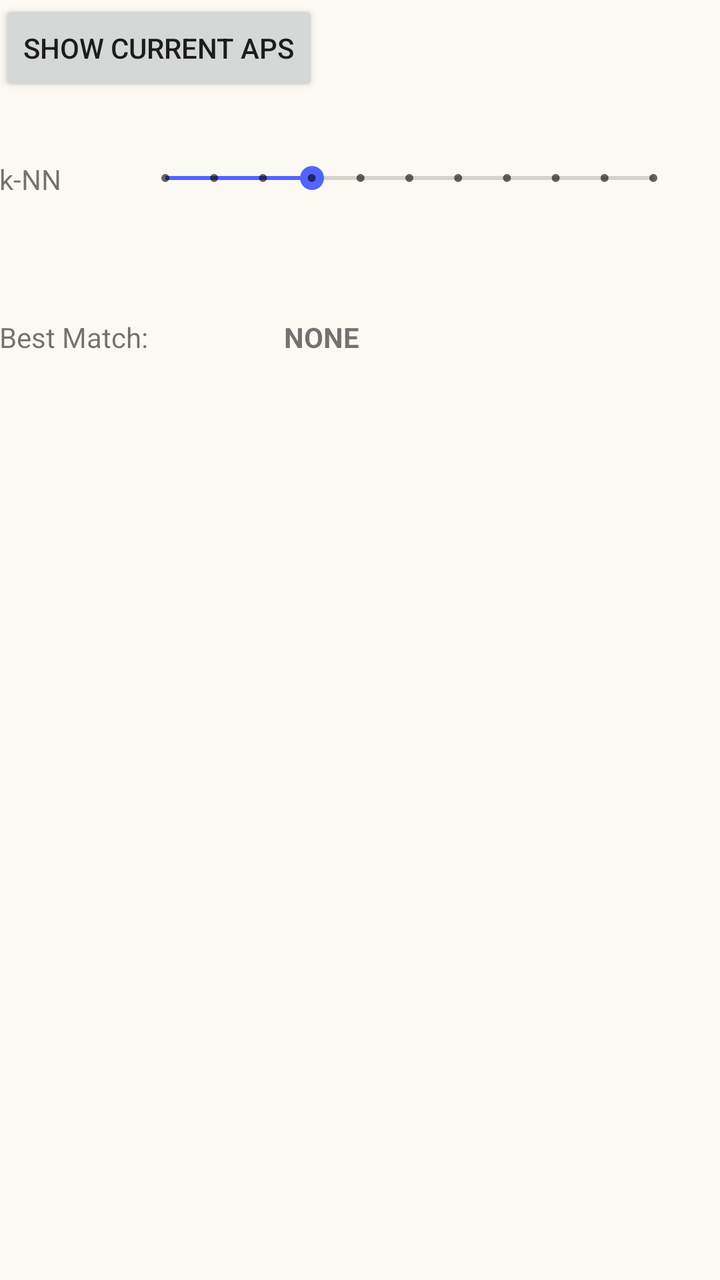
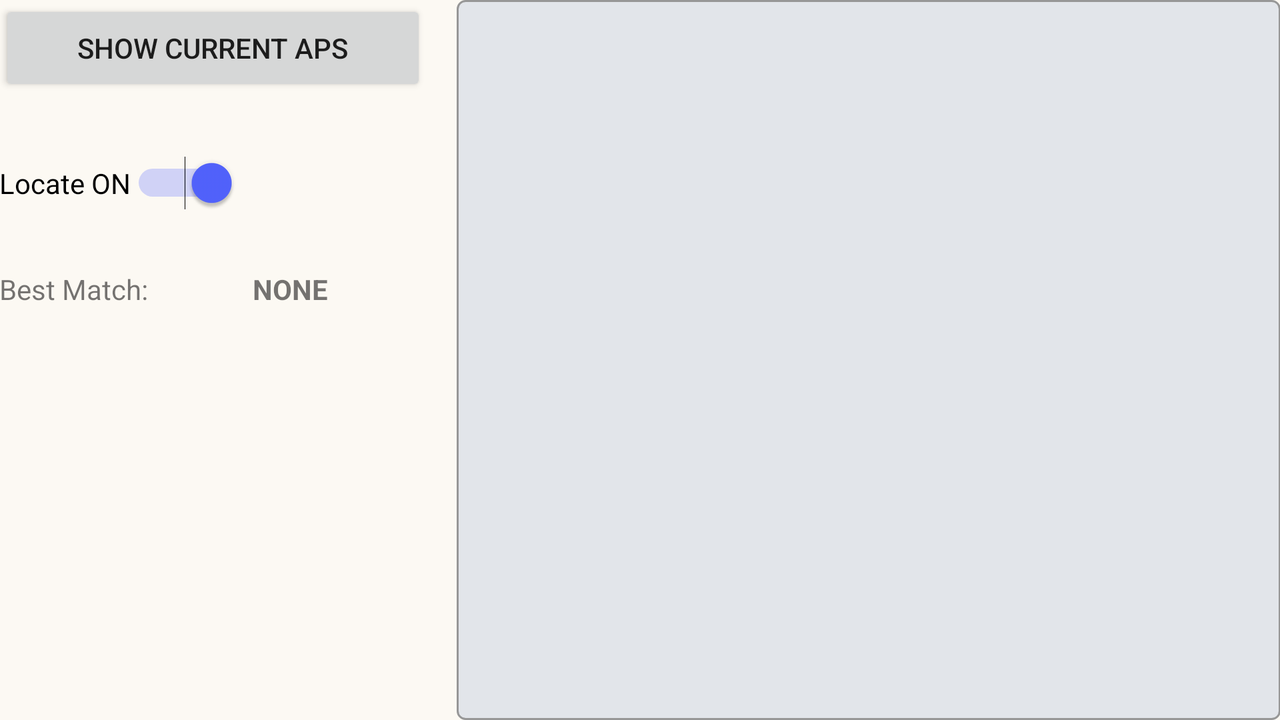

Compare how this app lays out the same screen by default and in its alternative resource folder. The renders come first, then the two layout files and the values they reference.
<!-- AndroidManifest.xml: application theme AppTheme -->
<!-- res/layout/fragment_fp_locate.xml -->
<?xml version="1.0" encoding="utf-8"?>
<RelativeLayout xmlns:android="http://schemas.android.com/apk/res/android"
    xmlns:tools="http://schemas.android.com/tools"
    android:id="@+id/fragment_locate"
    android:layout_width="match_parent"
    android:layout_height="match_parent"
    android:paddingBottom="@dimen/activity_vertical_margin"
    android:paddingLeft="@dimen/activity_horizontal_margin"
    android:paddingRight="@dimen/activity_horizontal_margin"
    android:paddingTop="@dimen/activity_vertical_margin"
    tools:context="com.unipi.nicola.indoorlocator.WifiLocatorActivity">

    <Button
        android:text="Show Current APs"
        android:layout_width="wrap_content"
        android:layout_height="wrap_content"
        android:id="@+id/current_aps" />

    <LinearLayout
        android:orientation="horizontal"
        android:layout_below="@+id/current_aps"
        android:layout_width="wrap_content"
        android:layout_height="wrap_content"
        android:layout_marginTop="32dp"
        android:layout_alignParentStart="true"
        android:layout_weight="1"
        android:id="@+id/knn_layout">

        <TextView
            android:text="k-NN"
            android:layout_width="67dp"
            android:layout_height="wrap_content"
            android:id="@+id/textView9" />

        <SeekBar
            style="@style/Widget.AppCompat.SeekBar.Discrete"
            android:layout_width="276dp"
            android:layout_height="wrap_content"
            android:max="10"
            android:progress="3"
            android:id="@+id/knn" />

    </LinearLayout>

    <ListView
        android:layout_width="match_parent"
        android:layout_height="wrap_content"
        android:layout_marginTop="30dp"
        android:layout_below="@+id/knn_layout"
        android:layout_alignParentStart="true"
        android:id="@+id/fingerprints_list" />

    <LinearLayout
        android:orientation="horizontal"
        android:layout_width="match_parent"
        android:layout_height="match_parent"
        android:layout_below="@+id/fingerprints_list"
        android:layout_marginTop="30dp">

        <TextView
            android:layout_width="wrap_content"
            android:layout_height="wrap_content"
            android:text="Best Match: "
            android:id="@+id/editText6"
            android:layout_weight="0.36" />

        <TextView
            android:text="NONE"
            android:layout_width="wrap_content"
            android:layout_height="wrap_content"
            android:id="@+id/best_match"
            android:layout_weight="1"
            android:textStyle="normal|bold" />

    </LinearLayout>

</RelativeLayout>
<!-- resources referenced by this layout -->
<resources>
  <style name="AppTheme" parent="Theme.AppCompat.Light.DarkActionBar">
          
          <item name="colorPrimary">@color/colorPrimary</item>
          <item name="colorPrimaryDark">@color/colorPrimaryDark</item>
          <item name="colorAccent">@color/colorAccent</item>
          <item name="android:windowBackground">@color/colorBackground</item>
      </style>
  <color name="colorPrimary">#979797</color>
  <color name="colorPrimaryDark">#808080</color>
  <color name="colorAccent">#5263ff</color>
  <color name="colorBackground">#fcf9f3</color>
</resources>
<!-- res/layout-land/fragment_fp_locate.xml (the repository's variant of the layout above) -->
<!-- drawn on the phone turned sideways -->
<?xml version="1.0" encoding="utf-8"?>
    <LinearLayout xmlns:android="http://schemas.android.com/apk/res/android"
        xmlns:tools="http://schemas.android.com/tools"
        android:id="@+id/fragment_locate"
        android:orientation="horizontal"
        android:layout_width="match_parent"
        android:layout_height="match_parent"
        tools:context="com.unipi.nicola.indoorlocator.WifiLocatorActivity"
        android:paddingBottom="@dimen/activity_vertical_margin"
        android:paddingLeft="@dimen/activity_horizontal_margin"
        android:paddingRight="@dimen/activity_horizontal_margin"
        android:paddingTop="@dimen/activity_vertical_margin">

        <LinearLayout
            android:orientation="vertical"
            android:layout_width="match_parent"
            android:layout_height="match_parent"
            android:layout_weight="0.66">

            <Button
                android:text="Show Current APs"
                android:layout_width="match_parent"
                android:layout_height="wrap_content"
                android:id="@+id/current_aps" />

            <Switch
                android:text="Locate ON"
                android:layout_width="wrap_content"
                android:layout_height="wrap_content"
                android:id="@+id/locate_service_on"
                android:checked="true"
                android:layout_marginTop="30dp" />

            <LinearLayout
                android:orientation="horizontal"
                android:layout_width="match_parent"
                android:layout_height="match_parent"
                android:layout_marginTop="30dp">

                <TextView
                    android:layout_width="wrap_content"
                    android:layout_height="wrap_content"
                    android:text="Best Match: "
                    android:id="@+id/editText6"
                    android:layout_weight="1" />

                <TextView
                    android:text="NONE"
                    android:layout_width="wrap_content"
                    android:layout_height="wrap_content"
                    android:id="@+id/best_match"
                    android:textStyle="normal|bold"
                    android:layout_weight="1" />
            </LinearLayout>

        </LinearLayout>

        <ListView
            android:layout_width="match_parent"
            android:layout_height="match_parent"
            android:layout_below="@+id/locate_frag_head"
            android:layout_alignParentStart="true"
            android:id="@+id/fingerprints_list"
            android:layout_weight="0.33"
            android:layout_marginLeft="15dp"
            android:background="@drawable/borders"/>

    </LinearLayout>
<!-- resources referenced by the variant -->
<!-- as the phone turned sideways resolves them -->
<resources>
  <!-- drawable borders (drawable) -->
  <?xml version="1.0" encoding="utf-8"?>
  <shape xmlns:android="http://schemas.android.com/apk/res/android"
      android:padding="10dp"
      android:shape="rectangle" >
  
      
      <solid android:color="@color/colorLightSelection" />
  
      <stroke
          android:width="1dp"
          android:color="@color/colorPrimary" />
  
      <corners
          android:bottomLeftRadius="4dp"
          android:bottomRightRadius="4dp"
          android:topLeftRadius="4dp"
          android:topRightRadius="4dp" />
  
  </shape>
  <style name="AppTheme" parent="Theme.AppCompat.Light.DarkActionBar">
          
          <item name="colorPrimary">@color/colorPrimary</item>
          <item name="colorPrimaryDark">@color/colorPrimaryDark</item>
          <item name="colorAccent">@color/colorAccent</item>
          <item name="android:windowBackground">@color/colorBackground</item>
      </style>
  <color name="colorLightSelection">#e2e5ea</color>
  <color name="colorPrimary">#979797</color>
  <color name="colorPrimaryDark">#808080</color>
  <color name="colorAccent">#5263ff</color>
  <color name="colorBackground">#fcf9f3</color>
</resources>
